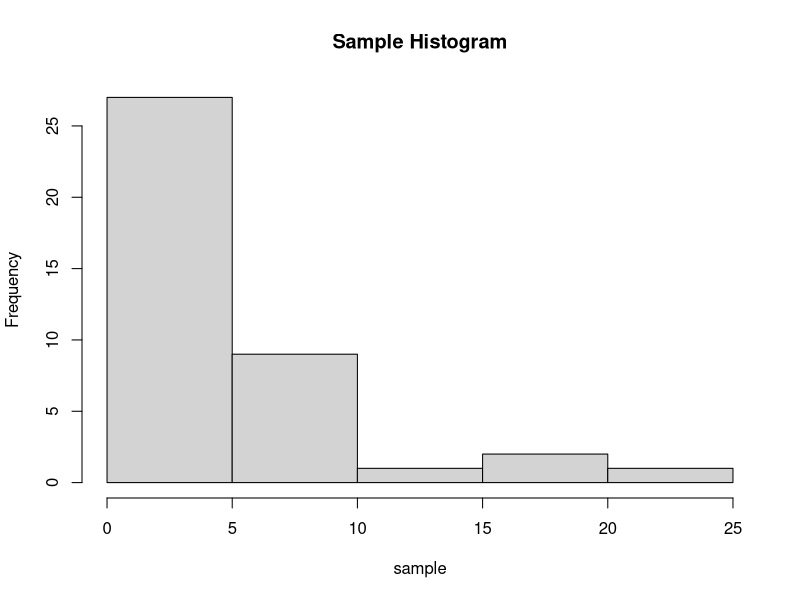
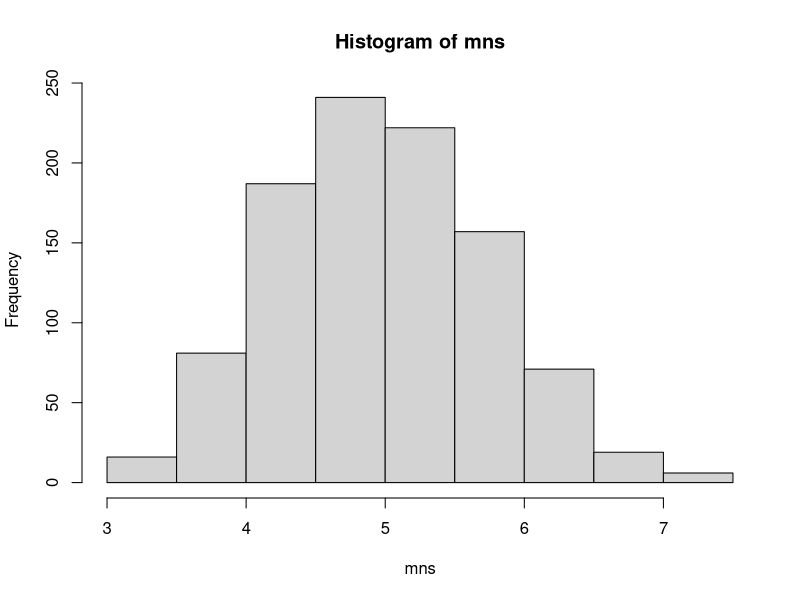

The R source for these figures, in order:
## ---- chunk 1

set.seed(1234)
n <- 40
iterations <- 1000
lmb <- 0.2

## ---- chunk 2

t.m <- lmb^-1
t.v <- lmb^-2

t.m
t.v

## ---- chunk 3

sample <- rexp(n,lmb)

hist(sample, main = "Sample Histogram")
s.m <- mean(sample)
s.v <- var(sample)

s.m
s.v

## ---- chunk 4

mns = NULL
for (i in 1 : iterations) mns = c(mns, mean(rexp(n, lmb)))
hist(mns)

e.m <- mean(mns)
e.v <- var(mns)

e.m
e.v

## ---- chunk 5
t.m
t.v
## ---- chunk 6
s.m
s.v
## ---- chunk 7
e.m
e.v
